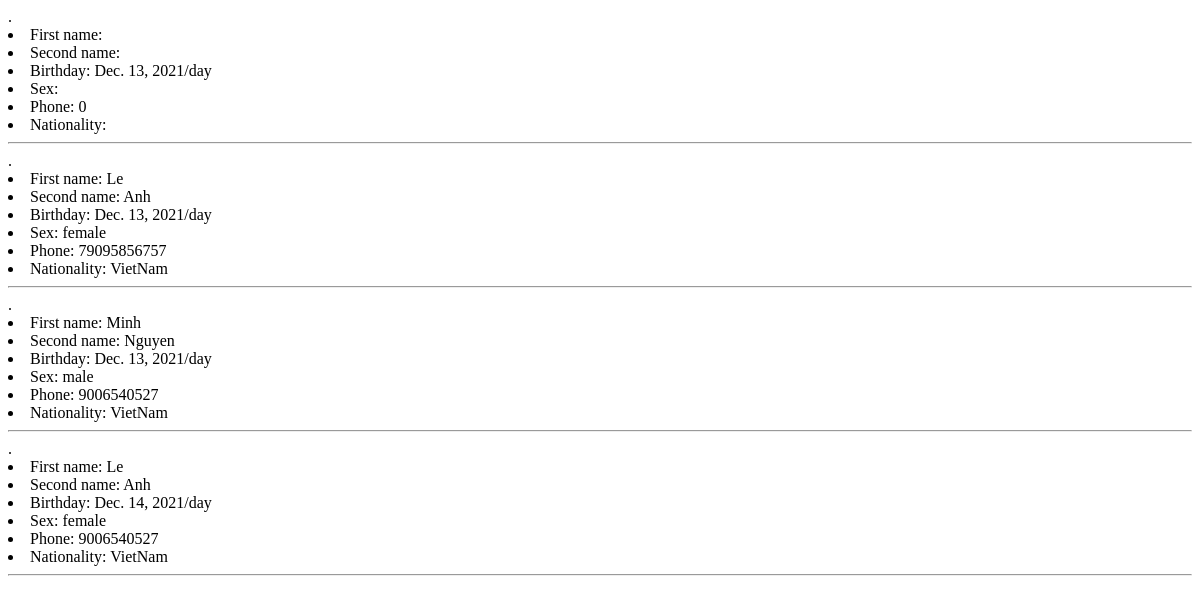
Page /Client/ on the earlier database version.
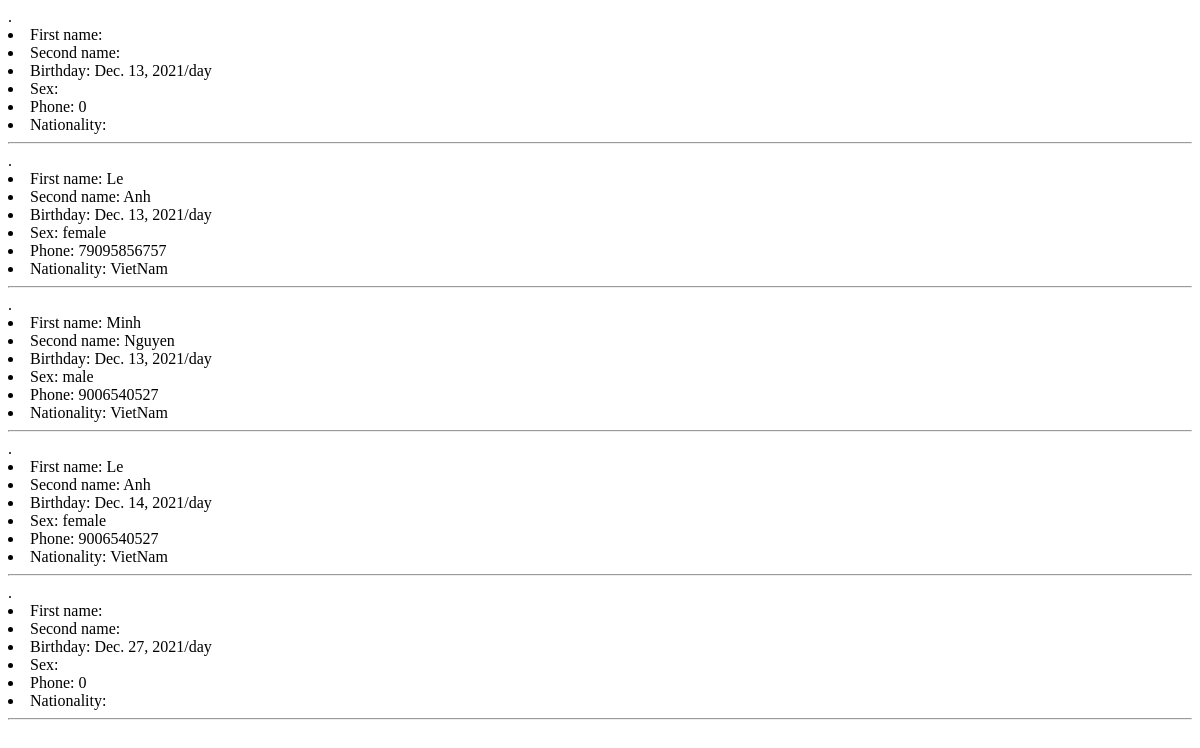
Same page on the later database version.
### my_app/models.py (models this page shows, shortened)
class Client(AbstractUser):
    Birthday = models.DateField(default=django.utils.timezone.now)
    Sex = models.CharField(max_length=10 ,default='')
    Phone = models.IntegerField(default='0')
    Nationality =models.CharField(max_length=20, default='')

### my_app/views.py (the view)
# urls.py: path('Client/', views.detail3),
def detail3(request):
    q = {}
    try:
        q['dataset'] = Client.objects.all()
    except Client.DoesNotExist:
        raise Http404("Client does not exist")
    return render(request, 'Client1.html', q)

### templates/Client1.html (shortened to what this page needs)
<!DOCTYPE html>
<html lang="en">
<head>
</head>
<body>
    <div class="main">
        {% for data in dataset %}.
            <li>First name: {{ data.first_name }}</li>
            <li>Second name: {{ data.last_name }}</li>
            <li>Birthday: {{ data.Birthday }}/day </li>
            <li>Sex: {{ data.Sex }}</li>
            <li>Phone: {{ data.Phone }}</li>
            <li>Nationality: {{ data.Nationality }}</li>
        <hr/>
        {% endfor %}
    </div>
</body>
</html>

Differences in the rows shown:
added Client: Birthday "Dec. 27, 2021", Phone "0"
